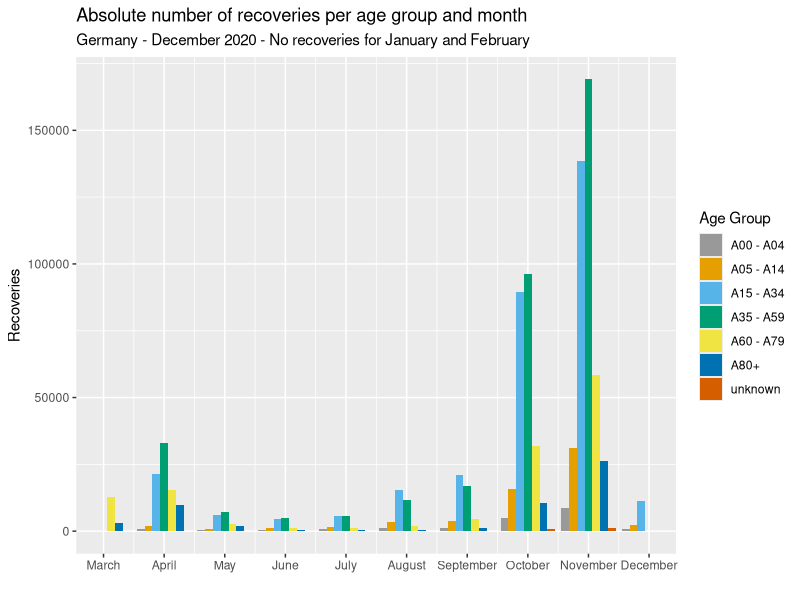
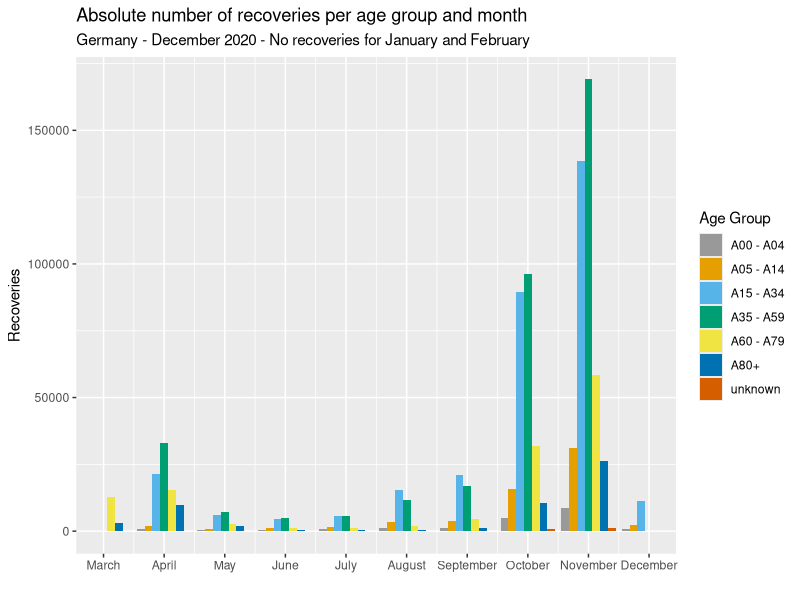

R code for these plots, in order:
library(ggplot2)

setwd(dirname(rstudioapi::getActiveDocumentContext()$path))

cbp1 <- c("#999999", "#E69F00", "#56B4E9", "#009E73",
          "#F0E442", "#0072B2", "#D55E00", "#CC79A7")

data <- read.csv("./data/recovered_by_age_group.csv", sep=",", header = FALSE, col.names = c("Altersgruppe", "Monat","Genesungen"))

monate <- c("January","February","March","April", "May", "June", "July",
            "August", "September", "October", "November", "December")

g <- ggplot(data, aes(x=Monat,y=Genesungen,fill=Altersgruppe)) +
  geom_bar(stat = "identity", position = "dodge") +
  scale_x_continuous(breaks = 1:12, labels = monate, limits = c(3,12)) +
  scale_fill_manual(values = cbp1, labels = c("A00 - A04", "A05 - A14", "A15 - A34", "A35 - A59", "A60 - A79", "A80+", "unknown" )) +
  labs(
    title = "Absolute number of recoveries per age group and month",
    subtitle = "Germany - December 2020 - No recoveries for January and February",
    x = "",
    y = "Recoveries",
    fill = "Age Group"
  )
  

# ggsave(filename = "4b.svg")

print(g)

ggsave("recovered_by_age_group.png", width = 8.37, height = 6, dpi = 300)
